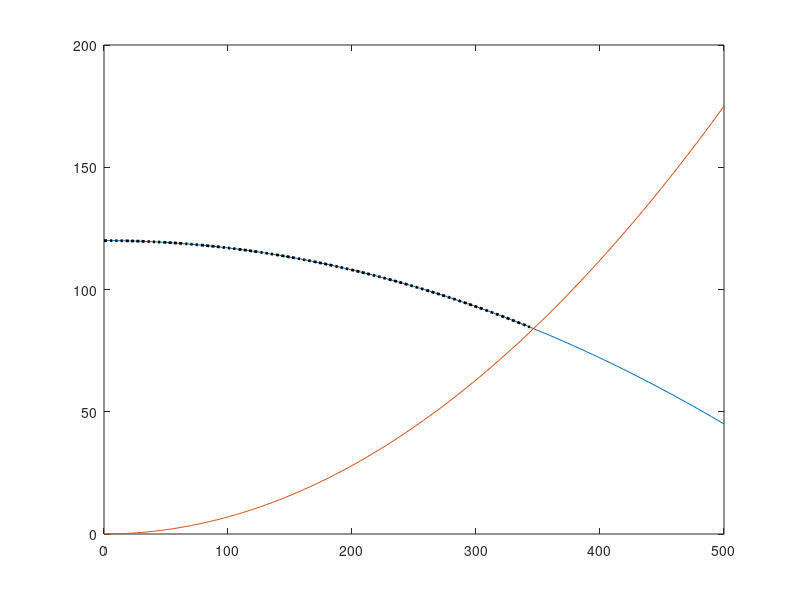
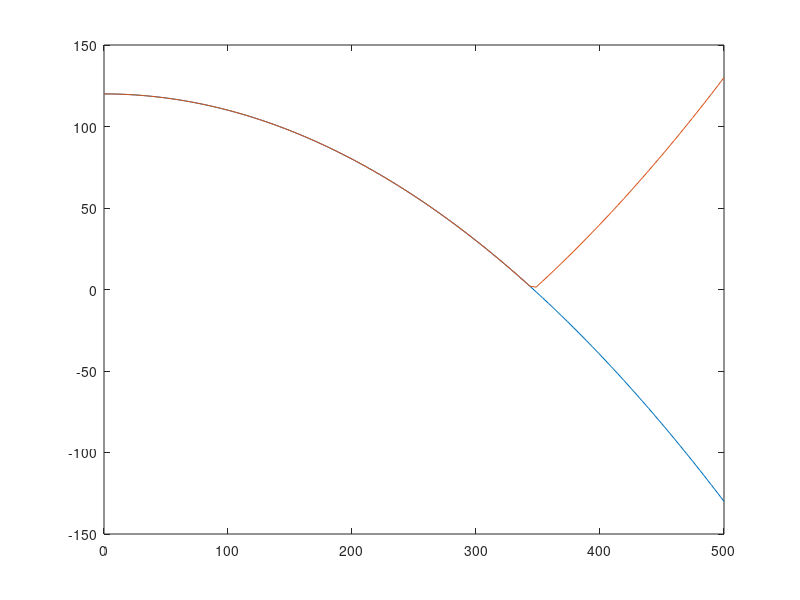

Write MATLAB code to recreate these figures, in order.
clc
clear
close all
x = linspace(0,5)
y1 = exp(-x)
plot(x,y1)
hold on
y2  = cos(4*x)
plot(x,y2)
hold off
plot(x,y1.*y2)

q = linspace(0,500);
PO = 120;
aP = 3e-4;
P = PO-aP*(q.^2)

plot(q,P)

aN = 7e-4;
N = aN*q.^2;
hold on

plot(q,N)

kP = find(P>N)
plot(q(kP),P(kP),':k','Linewidth',2)
q(P-N==min(abs(P-N)))
P(P-N==min(abs(P-N)))

hold off
figure
plot(q,P-N)
hold on
plot(q,abs(P-N))

kO = find((abs(P-N))==min(abs(P-N)))
q2= linspace(q(kO-1),q(kO+1),100)

figure(1);
